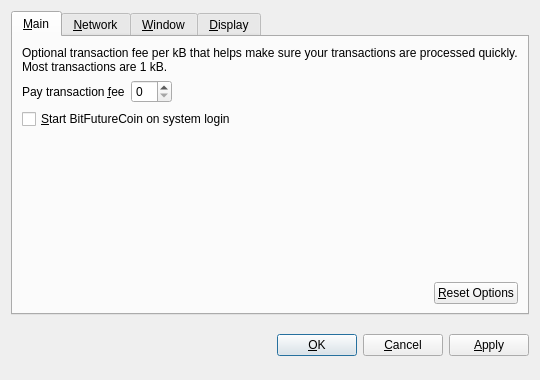
<?xml version="1.0" encoding="UTF-8"?>
<ui version="4.0">
 <class>OptionsDialog</class>
 <widget class="QDialog" name="OptionsDialog">
  <property name="geometry">
   <rect>
    <x>0</x>
    <y>0</y>
    <width>540</width>
    <height>380</height>
   </rect>
  </property>
  <property name="windowTitle">
   <string>Options</string>
  </property>
  <property name="modal">
   <bool>true</bool>
  </property>
  <layout class="QVBoxLayout" name="verticalLayout">
   <item>
    <widget class="QTabWidget" name="tabWidget">
     <property name="tabPosition">
      <enum>QTabWidget::North</enum>
     </property>
     <property name="currentIndex">
      <number>0</number>
     </property>
     <widget class="QWidget" name="tabMain">
      <attribute name="title">
       <string>&amp;Main</string>
      </attribute>
      <layout class="QVBoxLayout" name="verticalLayout_Main">
       <item>
        <widget class="QLabel" name="transactionFeeInfoLabel">
         <property name="text">
          <string>Optional transaction fee per kB that helps make sure your transactions are processed quickly. Most transactions are 1 kB.</string>
         </property>
         <property name="textFormat">
          <enum>Qt::PlainText</enum>
         </property>
         <property name="wordWrap">
          <bool>true</bool>
         </property>
        </widget>
       </item>
       <item>
        <layout class="QHBoxLayout" name="horizontalLayout_1_Main">
         <item>
          <widget class="QLabel" name="transactionFeeLabel">
           <property name="text">
            <string>Pay transaction &amp;fee</string>
           </property>
           <property name="textFormat">
            <enum>Qt::PlainText</enum>
           </property>
           <property name="buddy">
            <cstring>transactionFee</cstring>
           </property>
          </widget>
         </item>
         <item>
          <widget class="BitcoinAmountField" name="transactionFee"/>
         </item>
         <item>
          <spacer name="horizontalSpacer_1_Main">
           <property name="orientation">
            <enum>Qt::Horizontal</enum>
           </property>
           <property name="sizeHint" stdset="0">
            <size>
             <width>40</width>
             <height>20</height>
            </size>
           </property>
          </spacer>
         </item>
        </layout>
       </item>
       <item>
        <widget class="QCheckBox" name="bitcoinAtStartup">
         <property name="toolTip">
          <string>Automatically start BitFutureCoin after logging in to the system.</string>
         </property>
         <property name="text">
          <string>&amp;Start BitFutureCoin on system login</string>
         </property>
        </widget>
       </item>
       <item>
        <spacer name="verticalSpacer_Main">
         <property name="orientation">
          <enum>Qt::Vertical</enum>
         </property>
         <property name="sizeHint" stdset="0">
          <size>
           <width>20</width>
           <height>40</height>
          </size>
         </property>
        </spacer>
       </item>
       <item>
        <layout class="QHBoxLayout" name="horizontalLayout_2_Main">
         <item>
          <spacer name="horizontalSpacer_2_Main">
           <property name="orientation">
            <enum>Qt::Horizontal</enum>
           </property>
           <property name="sizeHint" stdset="0">
            <size>
             <width>40</width>
             <height>20</height>
            </size>
           </property>
          </spacer>
         </item>
         <item>
          <widget class="QPushButton" name="resetButton">
           <property name="toolTip">
            <string>Reset all client options to default.</string>
           </property>
           <property name="text">
            <string>&amp;Reset Options</string>
           </property>
           <property name="autoDefault">
            <bool>false</bool>
           </property>
          </widget>
         </item>
        </layout>
       </item>
      </layout>
     </widget>
     <widget class="QWidget" name="tabNetwork">
      <attribute name="title">
       <string>&amp;Network</string>
      </attribute>
      <layout class="QVBoxLayout" name="verticalLayout_Network">
       <item>
        <widget class="QCheckBox" name="mapPortUpnp">
         <property name="toolTip">
          <string>Automatically open the BitFutureCoin client port on the router. This only works when your router supports UPnP and it is enabled.</string>
         </property>
         <property name="text">
          <string>Map port using &amp;UPnP</string>
         </property>
        </widget>
       </item>
       <item>
        <widget class="QCheckBox" name="connectSocks">
         <property name="toolTip">
          <string>Connect to the BitFutureCoin network through a SOCKS proxy (e.g. when connecting through Tor).</string>
         </property>
         <property name="text">
          <string>&amp;Connect through SOCKS proxy:</string>
         </property>
        </widget>
       </item>
       <item>
        <layout class="QHBoxLayout" name="horizontalLayout_Network">
         <item>
          <widget class="QLabel" name="proxyIpLabel">
           <property name="text">
            <string>Proxy &amp;IP:</string>
           </property>
           <property name="textFormat">
            <enum>Qt::PlainText</enum>
           </property>
           <property name="buddy">
            <cstring>proxyIp</cstring>
           </property>
          </widget>
         </item>
         <item>
          <widget class="QValidatedLineEdit" name="proxyIp">
           <property name="maximumSize">
            <size>
             <width>140</width>
             <height>16777215</height>
            </size>
           </property>
           <property name="toolTip">
            <string>IP address of the proxy (e.g. 127.0.0.1)</string>
           </property>
          </widget>
         </item>
         <item>
          <widget class="QLabel" name="proxyPortLabel">
           <property name="text">
            <string>&amp;Port:</string>
           </property>
           <property name="textFormat">
            <enum>Qt::PlainText</enum>
           </property>
           <property name="buddy">
            <cstring>proxyPort</cstring>
           </property>
          </widget>
         </item>
         <item>
          <widget class="QLineEdit" name="proxyPort">
           <property name="maximumSize">
            <size>
             <width>55</width>
             <height>16777215</height>
            </size>
           </property>
           <property name="toolTip">
            <string>Port of the proxy (e.g. 9050)</string>
           </property>
          </widget>
         </item>
         <item>
          <widget class="QLabel" name="socksVersionLabel">
           <property name="text">
            <string>SOCKS &amp;Version:</string>
           </property>
           <property name="textFormat">
            <enum>Qt::PlainText</enum>
           </property>
           <property name="buddy">
            <cstring>socksVersion</cstring>
           </property>
          </widget>
         </item>
         <item>
          <widget class="QValueComboBox" name="socksVersion">
           <property name="toolTip">
            <string>SOCKS version of the proxy (e.g. 5)</string>
           </property>
          </widget>
         </item>
         <item>
          <spacer name="horizontalSpacer_Network">
           <property name="orientation">
            <enum>Qt::Horizontal</enum>
           </property>
           <property name="sizeHint" stdset="0">
            <size>
             <width>40</width>
             <height>20</height>
            </size>
           </property>
          </spacer>
         </item>
        </layout>
       </item>
       <item>
        <spacer name="verticalSpacer_Network">
         <property name="orientation">
          <enum>Qt::Vertical</enum>
         </property>
         <property name="sizeHint" stdset="0">
          <size>
           <width>20</width>
           <height>40</height>
          </size>
         </property>
        </spacer>
       </item>
      </layout>
     </widget>
     <widget class="QWidget" name="tabWindow">
      <attribute name="title">
       <string>&amp;Window</string>
      </attribute>
      <layout class="QVBoxLayout" name="verticalLayout_Window">
       <item>
        <widget class="QCheckBox" name="minimizeToTray">
         <property name="toolTip">
          <string>Show only a tray icon after minimizing the window.</string>
         </property>
         <property name="text">
          <string>&amp;Minimize to the tray instead of the taskbar</string>
         </property>
        </widget>
       </item>
       <item>
        <widget class="QCheckBox" name="minimizeOnClose">
         <property name="toolTip">
          <string>Minimize instead of exit the application when the window is closed. When this option is enabled, the application will be closed only after selecting Quit in the menu.</string>
         </property>
         <property name="text">
          <string>M&amp;inimize on close</string>
         </property>
        </widget>
       </item>
       <item>
        <spacer name="verticalSpacer_Window">
         <property name="orientation">
          <enum>Qt::Vertical</enum>
         </property>
         <property name="sizeHint" stdset="0">
          <size>
           <width>20</width>
           <height>40</height>
          </size>
         </property>
        </spacer>
       </item>
      </layout>
     </widget>
     <widget class="QWidget" name="tabDisplay">
      <attribute name="title">
       <string>&amp;Display</string>
      </attribute>
      <layout class="QVBoxLayout" name="verticalLayout_Display">
       <item>
        <layout class="QHBoxLayout" name="horizontalLayout_1_Display">
         <item>
          <widget class="QLabel" name="langLabel">
           <property name="text">
            <string>User Interface &amp;language:</string>
           </property>
           <property name="textFormat">
            <enum>Qt::PlainText</enum>
           </property>
           <property name="buddy">
            <cstring>lang</cstring>
           </property>
          </widget>
         </item>
         <item>
          <widget class="QValueComboBox" name="lang">
           <property name="toolTip">
            <string>The user interface language can be set here. This setting will take effect after restarting BitFutureCoin.</string>
           </property>
          </widget>
         </item>
        </layout>
       </item>
       <item>
        <layout class="QHBoxLayout" name="horizontalLayout_2_Display">
         <item>
          <widget class="QLabel" name="unitLabel">
           <property name="text">
            <string>&amp;Unit to show amounts in:</string>
           </property>
           <property name="textFormat">
            <enum>Qt::PlainText</enum>
           </property>
           <property name="buddy">
            <cstring>unit</cstring>
           </property>
          </widget>
         </item>
         <item>
          <widget class="QValueComboBox" name="unit">
           <property name="toolTip">
            <string>Choose the default subdivision unit to show in the interface and when sending coins.</string>
           </property>
          </widget>
         </item>
        </layout>
       </item>
       <item>
        <widget class="QCheckBox" name="displayAddresses">
         <property name="toolTip">
          <string>Whether to show BitFutureCoin addresses in the transaction list or not.</string>
         </property>
         <property name="text">
          <string>&amp;Display addresses in transaction list</string>
         </property>
        </widget>
       </item>
       <item>
        <spacer name="verticalSpacer_Display">
         <property name="orientation">
          <enum>Qt::Vertical</enum>
         </property>
         <property name="sizeHint" stdset="0">
          <size>
           <width>20</width>
           <height>40</height>
          </size>
         </property>
        </spacer>
       </item>
      </layout>
     </widget>
    </widget>
   </item>
   <item>
    <layout class="QHBoxLayout" name="horizontalLayout_Buttons">
     <item>
      <spacer name="horizontalSpacer_1">
       <property name="orientation">
        <enum>Qt::Horizontal</enum>
       </property>
       <property name="sizeHint" stdset="0">
        <size>
         <width>40</width>
         <height>48</height>
        </size>
       </property>
      </spacer>
     </item>
     <item>
      <widget class="QLabel" name="statusLabel">
       <property name="font">
        <font>
         <weight>75</weight>
         <bold>true</bold>
        </font>
       </property>
       <property name="text">
        <string/>
       </property>
       <property name="textFormat">
        <enum>Qt::PlainText</enum>
       </property>
       <property name="wordWrap">
        <bool>true</bool>
       </property>
      </widget>
     </item>
     <item>
      <spacer name="horizontalSpacer_2">
       <property name="orientation">
        <enum>Qt::Horizontal</enum>
       </property>
       <property name="sizeHint" stdset="0">
        <size>
         <width>40</width>
         <height>48</height>
        </size>
       </property>
      </spacer>
     </item>
     <item>
      <widget class="QPushButton" name="okButton">
       <property name="text">
        <string>&amp;OK</string>
       </property>
      </widget>
     </item>
     <item>
      <widget class="QPushButton" name="cancelButton">
       <property name="text">
        <string>&amp;Cancel</string>
       </property>
       <property name="autoDefault">
        <bool>false</bool>
       </property>
      </widget>
     </item>
     <item>
      <widget class="QPushButton" name="applyButton">
       <property name="text">
        <string>&amp;Apply</string>
       </property>
       <property name="autoDefault">
        <bool>false</bool>
       </property>
      </widget>
     </item>
    </layout>
   </item>
  </layout>
 </widget>
 <customwidgets>
  <customwidget>
   <class>BitcoinAmountField</class>
   <extends>QSpinBox</extends>
   <header>bitcoinamountfield.h</header>
  </customwidget>
  <customwidget>
   <class>QValueComboBox</class>
   <extends>QComboBox</extends>
   <header>qvaluecombobox.h</header>
  </customwidget>
  <customwidget>
   <class>QValidatedLineEdit</class>
   <extends>QLineEdit</extends>
   <header>qvalidatedlineedit.h</header>
  </customwidget>
 </customwidgets>
 <resources/>
 <connections/>
</ui>
